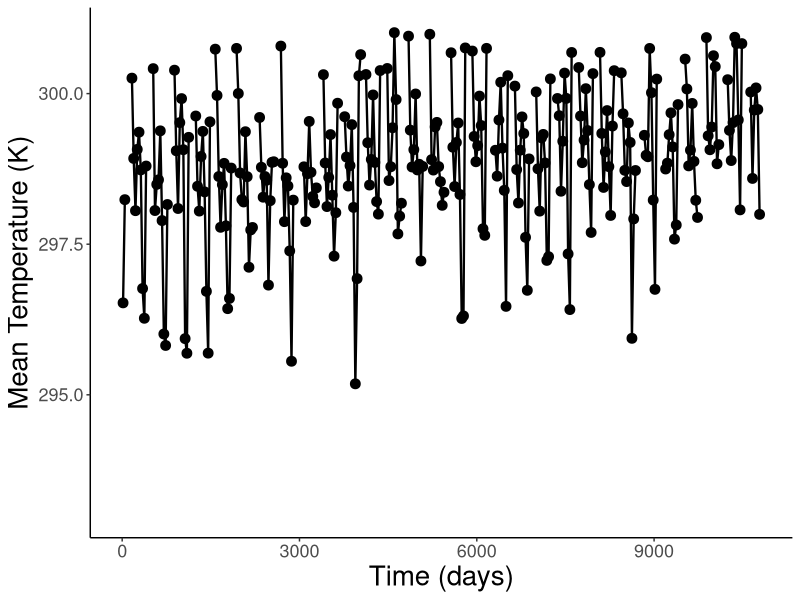
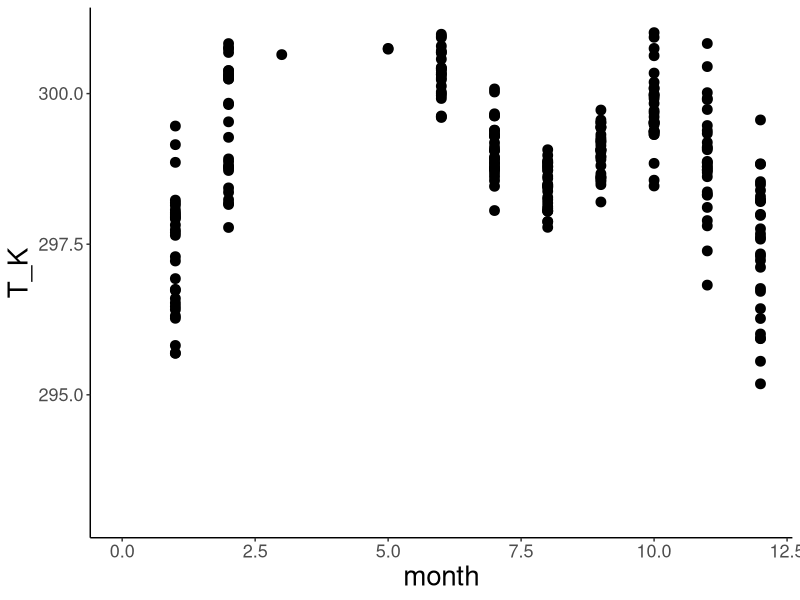
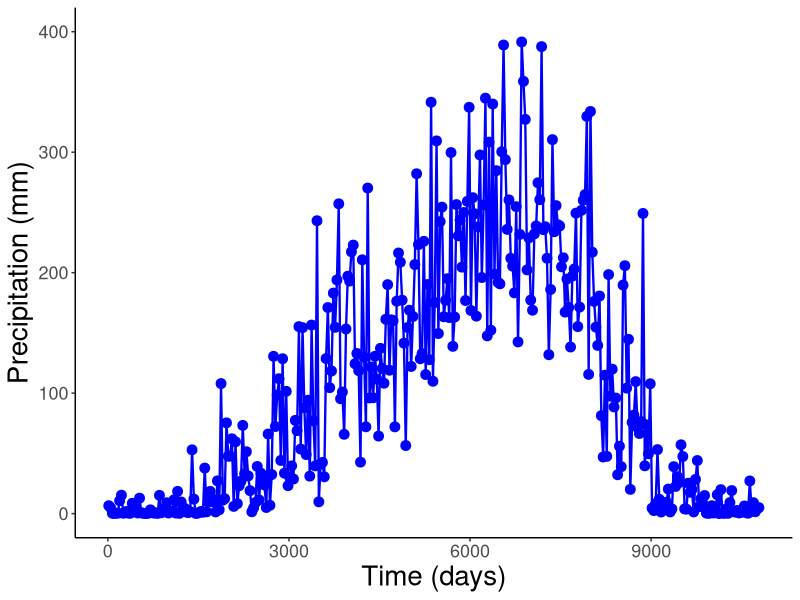
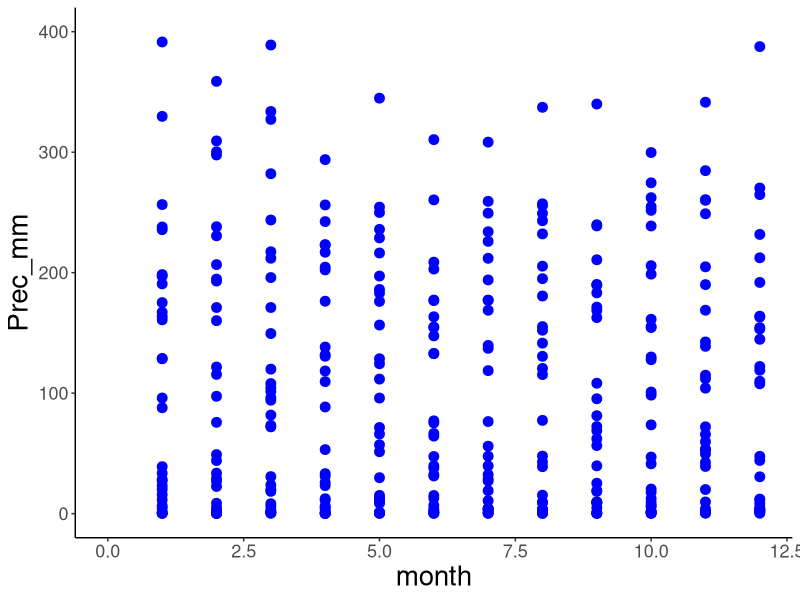
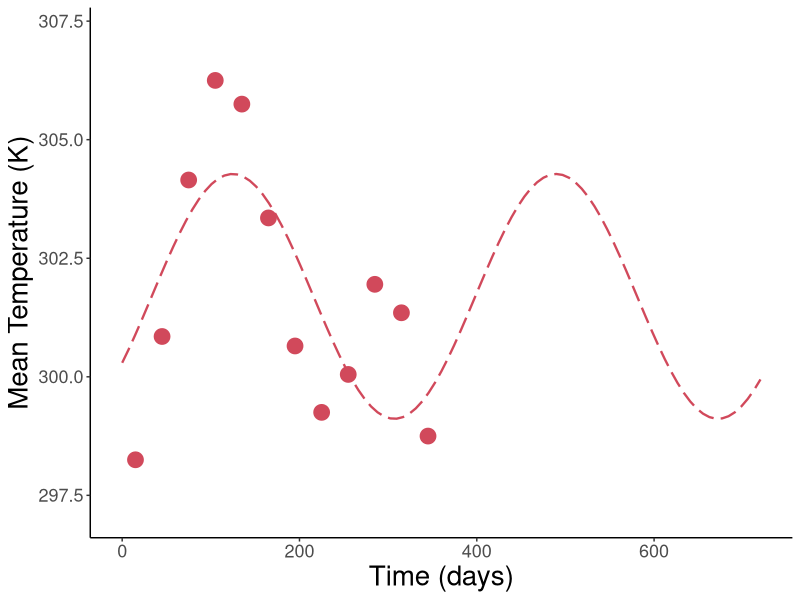

Generate these figures, in order, with R:
#############################################################################
#### This R script fits sinusoidal functions to habitat temperature data ####
#############################################################################


# Load packages and set working directory
library(tidyr)
library(ggplot2)
library(dplyr)
library(tidyverse)
setwd(dirname(rstudioapi::getActiveDocumentContext()$path))


#### Fit temperature functions to data from Climate Wizard using Fourier analysis ####
# Select a location by removing # in front of name and placing # in front of other locations
data <- as.data.frame(read_csv("Nigeria climate data.csv"))

# Fit sinusoidal function to habitat temperature data
fit <- nls(T_K ~ (meanT + dMean * days) + (amplT + dAmpl * days) * sin(2*pi*(days + shiftT)/360), data = data,
           start = list(meanT = 300, dMean = 0.1, amplT = 5, dAmpl = 0.1, shiftT = 30))
summary(fit)

# Plot model fit to TEMPERATURE data
xmin <- 0
xmax <- 360*(1991-1961)
ggplot(data, aes(x=days, y=T_K)) + 
  geom_point(size=3, color="black") +
  geom_line(size=0.8) +
  #geom_function(fun = function(t){(coef(fit)[1] + coef(fit)[2] * t) + (coef(fit)[3] + coef(fit)[4] * t) * sin(2*pi*(t + coef(fit)[5])/360)},
  #              size=1, color="#d1495b") +
  labs(x="Time (days)", y="Mean Temperature (K)") +
  scale_x_continuous(limits=c(xmin, xmax)) +
  scale_y_continuous(limits=c(coef(fit)[1] - coef(fit)[2] - 6, coef(fit)[1] + coef(fit)[2] + 2)) +
  theme(panel.grid.major = element_blank(), panel.grid.minor = element_blank(),
        panel.background = element_rect(fill="transparent"), plot.background = element_rect(fill="transparent"),
        axis.line = element_line(colour = "black"), legend.position = "none", 
        axis.text = element_text(size=13), axis.title = element_text(size=20))

# Plot fit to TEMPERATURE data pooled across years
ggplot(data, aes(x=month, y=T_K)) + 
  geom_point(size=3, color="black") +
  scale_x_continuous(limits=c(0, 12)) +
  scale_y_continuous(limits=c(coef(fit)[1] - coef(fit)[2] - 6, coef(fit)[1] + coef(fit)[2] + 2)) +
  theme(panel.grid.major = element_blank(), panel.grid.minor = element_blank(),
        panel.background = element_rect(fill="transparent"), plot.background = element_rect(fill="transparent"),
        axis.line = element_line(colour = "black"), legend.position = "none", 
        axis.text = element_text(size=13), axis.title = element_text(size=20))


# Plot model fit to PRECIPITATION data
ymin <- 0
ymax <- 400
ggplot(data, aes(x=days, y=Prec_mm)) + 
  geom_point(size=3, color="blue") +
  geom_line(size=0.8, color="blue") +
  labs(x="Time (days)", y="Precipitation (mm)") +
  scale_x_continuous(limits=c(xmin, xmax)) +
  scale_y_continuous(limits=c(ymin, ymax)) +
  theme(panel.grid.major = element_blank(), panel.grid.minor = element_blank(),
        panel.background = element_rect(fill="transparent"), plot.background = element_rect(fill="transparent"),
        axis.line = element_line(colour = "black"), legend.position = "none", 
        axis.text = element_text(size=13), axis.title = element_text(size=20))

# Plot fit to PRECIPITATION data pooled across years
ggplot(data, aes(x=month, y=Prec_mm)) + 
  geom_point(size=3, color="blue") +
  scale_x_continuous(limits=c(0, 12)) +
  scale_y_continuous(limits=c(ymin, ymax)) +
  theme(panel.grid.major = element_blank(), panel.grid.minor = element_blank(),
        panel.background = element_rect(fill="transparent"), plot.background = element_rect(fill="transparent"),
        axis.line = element_line(colour = "black"), legend.position = "none", 
        axis.text = element_text(size=13), axis.title = element_text(size=20))


########## Fit temperature functions to data from Habitat temperatures.csv ##########
# Read data
temp.data <- as.data.frame(read_csv("Habitat temperatures.csv"))

# Select an insect by removing # in front of name and placing # in front of other species
#sp.data <- subset(temp.data, Species == "Clavigralla shadabi")
#sp.data <- subset(temp.data, Species == "Clavigralla tomentosicollis Benin")
#sp.data <- subset(temp.data, Species == "Clavigralla tomentosicollis Nigeria A")
#sp.data <- subset(temp.data, Species == "Clavigralla tomentosicollis Nigeria B")
#sp.data <- subset(temp.data, Species == "Clavigralla tomentosicollis Nigeria C")
sp.data <- subset(temp.data, Species == "Clavigralla tomentosicollis Burkina Faso")

# Remove columns that do not contain temperature data
sp.data <- sp.data[-1:-7]
rownames(sp.data) <- c("T_K")

# Make data table with time and mean monthly temperature
data <- matrix(nrow = length(sp.data), ncol = 1)
for(i in 1:length(data)) {data[i] <- 30*(i-1)+15} # mid-point of month
colnames(data) <- c("day")
data <- cbind(data, t(sp.data)) # mean monthly temperature data

# Remove blank cells
data <- data[rowSums(is.na(data)) == 0,]
data <- as.data.frame(data)

# Fit sinusoidal function to habitat temperature data
fit <- nls(T_K ~ meanT + amplT*sin(2*pi*(day + shiftT)/365), data = data,
           start = list(meanT = 293, amplT = 2, shiftT = 30))
summary(fit)

# Plot model data
ggplot(data, aes(x=day, y=T_K)) + 
  geom_point(size=5, color="#d1495b") +
  geom_function(fun = function(t) coef(fit)[1] + coef(fit)[2]*sin(2*pi*(t + coef(fit)[3])/365),
                size=0.8, linetype="longdash", color="#d1495b") +
  labs(x="Time (days)", y="Mean Temperature (K)") +
  scale_x_continuous(limits=c(0, 720)) +
  scale_y_continuous(limits=c(coef(fit)[1] - coef(fit)[2] - 2, coef(fit)[1] + coef(fit)[2] + 3)) +
  theme(panel.grid.major = element_blank(), panel.grid.minor = element_blank(),
        panel.background = element_rect(fill="transparent"), plot.background = element_rect(fill="transparent"),
        axis.line = element_line(colour = "black"), legend.position = "none", 
        axis.text = element_text(size=13), axis.title = element_text(size=20))
